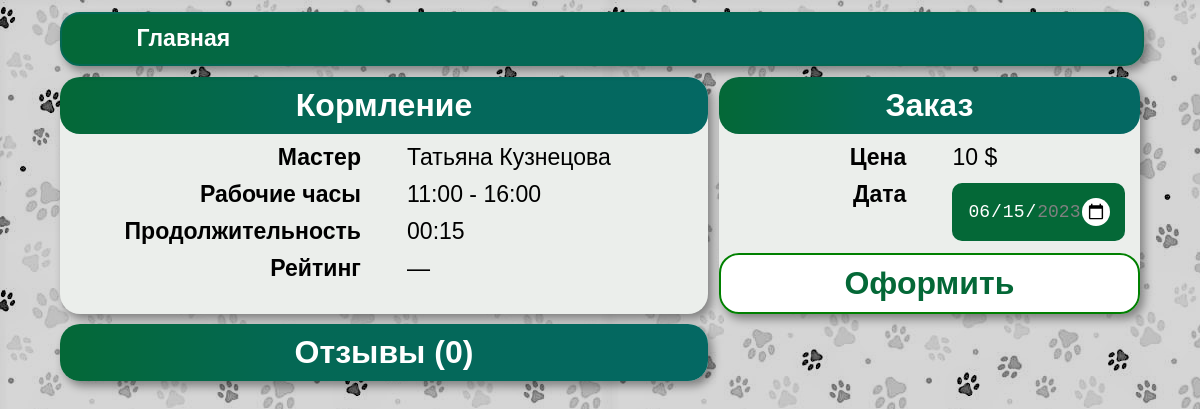
Before: /service/18 with the older database file.
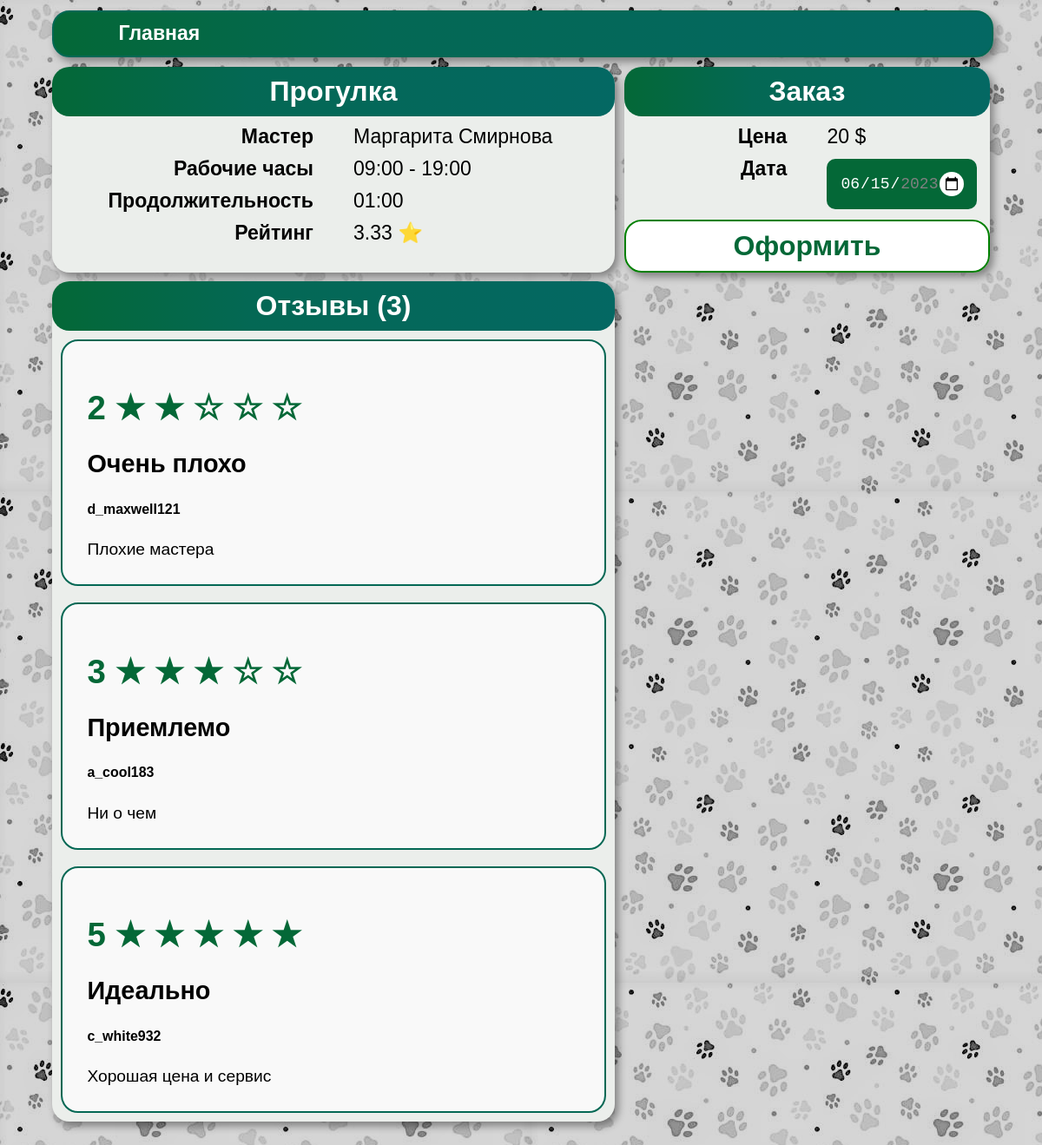
After: the same page with the newer database file.
### tables this page shows
CREATE TABLE service (
    service_id INTEGER PRIMARY KEY AUTOINCREMENT,
    service_name VARCHAR(255) NOT NULL,
    description TEXT,
    price DECIMAL(10, 2),
    duration INT
  );

CREATE TABLE master (
    master_id INTEGER PRIMARY KEY AUTOINCREMENT,
    master_name VARCHAR(255) NOT NULL
  );

CREATE TABLE review (
    review_id INTEGER PRIMARY KEY AUTOINCREMENT,
    order_id INT,
    review_title VARCHAR(255),
    review_description TEXT,
    review_score INT,
    FOREIGN KEY (order_id) REFERENCES service_order(order_id)
  );

CREATE TABLE client (
    client_id INTEGER PRIMARY KEY AUTOINCREMENT,
    username VARCHAR(255) NOT NULL
  );

### controllers/about_service.py (the view)
@app.route('/service/<id>')
def master_service(id):
    session['m_service_id'] = id
    con = get_db_connection()
    master_service = get_master_service(con, id)
    review_list = get_review_list(con, id)
    html = render_template(
        'about_service.html',
        title='Услуга',
        m_service = master_service,
        review_list = review_list,
        date_today = date.today(),
        date_max = date.today() + timedelta(days=30)
    )
    con.close()
    return html

### models/about_service_model.py (called while the page is built)
def get_master_service(conn, id):
    df = pandas.read_sql(f'''
    WITH get_rating AS(
        SELECT
            master_service_id,
            AVG(review_score) AS rating
        FROM service_order
        JOIN review USING (order_id)
        GROUP BY master_service_id
    ),
    get_ms AS(
        SELECT *
        FROM master_service
        WHERE master_service_id={id}
    )
    SELECT
        service_name,
        master_name,
        work_day_start,
        work_day_end,
        rating,
        price,
        duration
    FROM get_ms
    JOIN service USING(service_id)
    JOIN master USING(master_id)
    LEFT JOIN get_rating USING(master_service_id)
    ''', conn)
    return df

def get_review_list(conn, id):
    df = pandas.read_sql(f'''
        SELECT
            username,
            review_title,
            review_description,
            review_score
        FROM review
        JOIN service_order USING(order_id)
        JOIN client USING(client_id)
        WHERE master_service_id={id}
    ''', conn)
    return df

### utils.py (called while the page is built)
def get_db_connection():
    return sqlite3.connect('database/db.sqlite')

### templates/about_service.html (shortened to what this page needs)
{% extends('base.html') %}
{% block style %}
    <link rel="stylesheet" href="{{ url_for('static', filename='styles/about_service_style.css') }}">
{% endblock %}
{% block body %}
<div class="main_card">
    <div class="service">
        <p class="title">{{m_service['service_name'].to_string(index=False)}}</p>
        <div class="description">
            <div class="field"><p>Мастер</p></div>
            <p class="value">{{ m_service['master_name'].to_string(index=False) }}</p>
        </div>
        <div class="description">
            <div class="field"><p>Рабочие часы</p></div>
            <div class="value"><p>{{ m_service.loc[0,'work_day_start'][:5] }} - {{ m_service.loc[0,'work_day_end'][:5] }}</p></div>
        </div>
        <div class="description">
            <div class="field"><p>Продолжительность</p></div>
            <div class="value"><p>{{ m_service.loc[0,'duration'][:5] }}</p></div>
        </div>
        <div class="description">
            <div class="field"><p>Рейтинг</p></div>
            <div class="value">
                <p>
                    {% set rating = m_service.loc[0, 'rating'] %}
                    {% if rating|float > 0 %}
                        {{ '{:.2f}'.format(rating) }} &#11088;
                    {% else %}
                        &mdash;
                    {% endif %}
                </p>
            </div>
        </div>
    </div>
    <div class="order">
        <form action="{{ url_for('order_checkout')}}" method="get">
            <p class="title">Заказ</p>
            <div class="description">
                <div class="field"><p>Цена</p></div>
                <div class="value"><p>{{ m_service['price'].to_string(index=False) }} $</p></div>
            </div>
            <div class="description">
                <div class="field"><p>Дата</p></div>
                <div class="value">
                    <input type="date" name="order_date" value="{{date_today}}" min="{{date_today}}" max="{{date_max}}">
                </div>
            </div>
            <input type="submit" value="Оформить">
        </form>
    </div>
    <div class="reviews">
        <p class="title">Отзывы ({{review_list|length}})</p>
        {% for i in range(review_list|length) %}
            <div class="review_card">
                <h1>
                    {% set rating = review_list.loc[i,'review_score'] %}
                    {{rating}}
                    {% for star in range(rating) %}
                        <span class="star_colored">&starf;</span>
                    {% endfor %}
                    {% for star in range(5-rating) %}
                        <span class="star_white">&star;</span>
                    {% endfor %}
                </h1>
                <h2>{{review_list.loc[i,'review_title']}}</h2>
                <h5>{{review_list.loc[i,'username']}}</h5>
                <p>{{review_list.loc[i,'review_description']}}</p>
            </div>
        {% endfor %}
    </div>
</div>
{% endblock %}

Changed rows visible on the page:
no longer on this page (row unchanged): service: service_name.to_string "Кормление"
now on this page (row unchanged): service: service_name.to_string "Прогулка"
changed master: master_name.to_string "Татьяна Кузнецова" → "Маргарита Смирнова"
now on this page (row edited): review: review_title "Очень плохо", review_description "Плохие мастера"
now on this page (row edited): client: username "d_maxwell121"
now on this page (row edited): review: review_title "Приемлемо", review_description "Ни о чем"
now on this page (row edited): client: username "a_cool183"
added review: review_title "Идеально", review_description "Хорошая цена и сервис"
now on this page (row edited): client: username "c_white932"
Other visible differences:
{{ m_service.loc[0,'work_day_start'][:5] }}: "11:00" → "09:00"
{{ m_service.loc[0,'work_day_end'][:5] }}: "16:00" → "19:00"
{{ m_service.loc[0,'duration'][:5] }}: "00:15" → "01:00"
{{ '{:.2f}'.format(rating) }}: (not shown) → "3.33"
{{ m_service['price'].to_string(index=False) }}: "10" → "20"
{{ review_list|length }}: "0" → "3"
new list line: "2"
new list line: "3"
new list line: "5"
